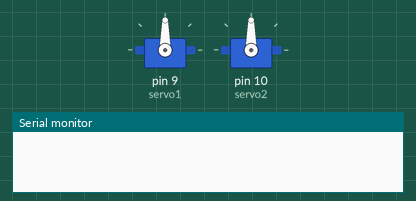
A sketch run on a simulated Arduino Uno, built with avr-gcc and run on an emulated ATmega328P. Shown: 2 × servo, the last lines printed to the serial monitor.

Above: at 0.1 s.
At 1.3 s:
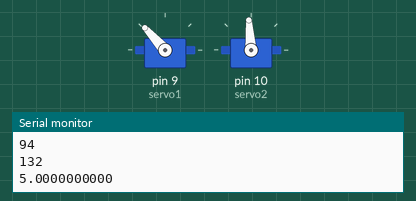
Timing chart, 0 to 2.8 s (numbered marks = the images above):
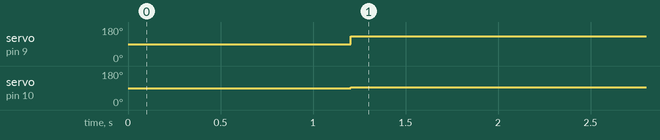

The sketch:

Wreckmanji_distance.ino
```cpp
#include <Servo.h>
#include<math.h>
const int servo1 = 9;
const int servo2 = 10;
Servo bottomServo;
Servo topServo;
const int readSwitch = 11;
const int bottom_arm = 100;
const int top_arm = 100;
typedef enum State {
  BEGINNING,
  WAITING,
  MOVEMENT,
  END,
  LEFT,
  RIGHT,
  UP,
  DOWN
} states;
//these are the coordinates of the start/final destination when moving in a straight line
double start_x;
double start_y;
double final_x;
double final_y;
//the current x and y coordinates of the servos
double curr_x;
double curr_y;
//used to keep track of time when moving in a line
double timer;
//the new angles we want the servos to move to
int new_top_angle;
int new_bottom_angle;
//true if we want the magnet to move in a straight line
bool linear_movement;
State state;
void setup() {
  Serial.begin(9600);
  // put your setup code here, to run once:
  bottomServo.attach(servo1);
  topServo.attach(servo2);
  curr_x = 0;
  curr_y = 0;
  new_top_angle = 90;
  new_bottom_angle = 90;
  linear_movement = true;
  timer = 0;
  state = BEGINNING;
  start_x = 0;
  start_y = 0;
  final_x = 5;
  final_y = 5;

}

void loop() {
  // put your main code here, to run repeatedly:
  //eventually we'll implement the other stuff, for now only WAITING and MOVEMENt
  switch (state) {
    case BEGINNING:
      bottomServo.write(90);
      delay(500);
      topServo.write(90);
      delay(500);
      state = WAITING;
      Serial.print("We have printed!\n");
      break;
    //calculate the angle you need to move to and set state to movement
    case WAITING:
      /*if (linear_movement) {
        if (final_x != curr_x || final_y != curr_y) {
          if (timer != 1) {
            timer += 0.05;
          } else {
            exit(0);
          }
          Serial.println(timer);
          x = LERP(start_x, final_x, timer);
          y = LERP(start_y, final_y, timer);
        }
      }*/
      if (final_x != curr_x || final_y != curr_y) {
        //moved calculating coordinates elsewhere
        /*if (x > 0) {
          new_top_angle = (int) ((1.5 * PI - acos((pow(final_x, 2) + pow(final_y, 2) - pow(top_arm, 2) - pow(bottom_arm, 2))/(2 * bottom_arm*top_arm))) * 180 / PI);
          new_bottom_angle = (int) ((atan((float) y/x) - atan(top_arm*cos(new_top_angle)/(bottom_arm-top_arm*sin(new_top_angle)))) * 180 / PI);

        } else {
          new_top_angle = (int) ((acos((pow(x, 2) + pow(y, 2) - pow(top_arm, 2) - pow(bottom_arm, 2))/(2 * bottom_arm*top_arm) - PI/2)) * 180 / PI);
          new_bottom_angle = (int) ((PI + atan((float) y/x) - atan(top_arm*cos(new_top_angle)/(bottom_arm-top_arm*sin(new_top_angle)))) * 180 / PI);
        }*/
        state = MOVEMENT;
      }

      /*if (timer == 1) {
        state = END;
      } else {
        state = MOVEMENT;
      }*/
      break;
    case MOVEMENT:
      start_x = curr_x;
      start_y = curr_y;

      double x = start_x;
      double y = start_y;
      while (x != final_x || y != final_y) {
        x = LERP(curr_x, final_x, 1);
        Serial.print(x, DEC);
        Serial.print("\n");
        y = LERP(curr_y, final_y, (final_y - start_y)/(final_x - start_x));
        Serial.print("y");
        Serial.print("\n");
        if (final_x < 0) {
          double new_top_angle_radians = acos((pow(final_x, 2) + pow(final_y, 2) - pow(top_arm, 2) - pow(bottom_arm, 2))/(2 * bottom_arm*top_arm)) - PI/2;
          new_top_angle = (int) (new_top_angle_radians * 180 / PI);
          new_bottom_angle = (int) ((PI + atan((float) final_y/final_x) - atan(top_arm*cos(new_top_angle_radians)/(bottom_arm-top_arm*sin(new_top_angle_radians)))) * 180 / PI);
          Serial.print(new_top_angle);
          Serial.print("\n");
          Serial.print(new_bottom_angle);
          Serial.print("\n");
        } else {
          double new_top_angle_radians = (1.5 * PI - acos((pow(final_x, 2) + pow(final_y, 2) - pow(top_arm, 2) - pow(bottom_arm, 2))/(2 * bottom_arm*top_arm)));
          new_top_angle = (int) (new_top_angle_radians * 180 / PI);
          new_bottom_angle = (int) ((atan((float) final_y/final_x) - atan(top_arm*cos(new_top_angle_radians)/(bottom_arm-top_arm*sin(new_top_angle_radians)))) * 180 / PI);
          Serial.print(new_top_angle);
          Serial.print("\n");
          Serial.print(new_bottom_angle);
          Serial.print("\n");
        }
        bottomServo.write(new_bottom_angle);
        topServo.write(new_top_angle);
        //sets start_x and start_y to
        curr_x = x;
        curr_y = y;
        //delay before moving, this currently does about 2 seconds for any movement
        delay(10);
      }
      curr_x = final_x;
      curr_y = final_y;
      Serial.print("Ive done nothing wrong\n");

      state = WAITING;

      break;
    case END:
      exit(0);
  }
  delay(100);
}

/**
 * Linear interpolation
 * Returns the value along the line between start_x and final_x based on the value of t
 * t ranges from 0 to 1 (at 0 the function returns start_x and at 1 it returns final_x)
 */
double LERP(double start_x, double final_x, double t) {
  if (final_x > start_x) {
    return start_x + t;
  } else if (final_x < start_x) {
    return start_x - t;
  } else {
    return start_x;
  }
}
```

Measured:
- by itself, servo on pin 9 (servo1): 90° → 132° at 1.2 s
- by itself, servo on pin 10 (servo2): 90° → 94° at 1.2 s
